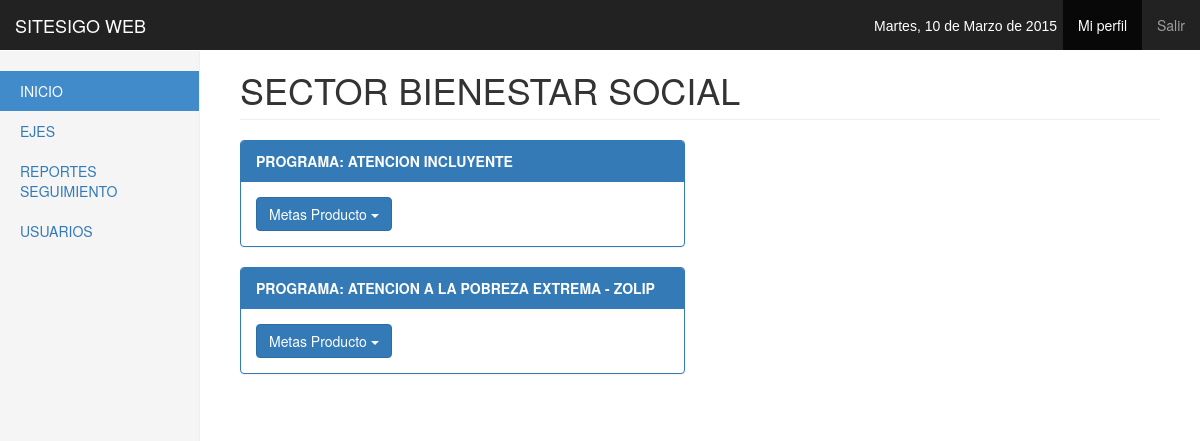
Page /vmetasprod?id=3 (signed in) on the committed database.
### tables this page shows
CREATE TABLE IF NOT EXISTS `tbsector` (
`idtbsector` int(11) NOT NULL,
  `nomsec` varchar(50) NOT NULL,
  `codsec` int(11) NOT NULL,
  `ideje` int(11) NOT NULL
);

CREATE TABLE IF NOT EXISTS `tbprograma` (
`idtbprograma` int(11) NOT NULL,
  `nomprog` varchar(100) NOT NULL,
  `objprog` text NOT NULL,
  `codprog` int(11) NOT NULL,
  `sector` int(11) NOT NULL
);

### controlador/cmetasprod.php (called while the page is built)
<?php
	require 'modelo/mmetasprod.php';
	$ins = new Mmetasprod();
	$idsector = isset($_GET['id']) ? $_GET['id']:NULL;
	$programas = $ins->seleccionar_programa_sector($idsector);
	$sector =    $ins->seleccionar_sector($idsector);

### modelo/mmetasprod.php (called while the page is built, shortened)
<?php
include('controlador/conexion.php');
	class Mmetasprod
	{
		function seleccionar_sector($idsector)
		{
			$sql = "SELECT * FROM tbsector WHERE idtbsector = $idsector;";
			$conexionBD = new conexion();
			$conexionBD->conectarBD();
			$data = $conexionBD->ejeCon($sql,0);
			return $data;
		}
		function seleccionar_programa_sector($idprograma)
		{
			$sql = "SELECT * FROM tbprograma WHERE sector = $idprograma;";
			$conexionBD = new conexion();
			$conexionBD->conectarBD();
			$data = $conexionBD->ejeCon($sql,0);
			return $data;
		}
	}

### controlador/configuracion.php (called while the page is built)
<?php
	$serv_db = "localhost";
	$usu_db = "root";
	$pass_db = "";
	$db = "sitesigo";
?>

### controlador/conexion.php (called while the page is built, shortened)
<?php
class conexion
{
	function conectarBD(){
		include("configuracion.php");
		$this->link = mysql_connect($serv_db,$usu_db,$pass_db);
		$db2= mysql_select_db($db);
	}
	function ejeCon($con, $op){
		$this->resultado = mysql_query($con) or
		die("La consulta fallo: ".mysql_error());
		if ($op==0){
			while ($linea = mysql_fetch_array($this->resultado)){
				$arrayResultado[] = $linea;
			}
		}else{
			$arrayResultado[] =0;
		}
		$resarr = isset($arrayResultado) ? $arrayResultado:NULL;
		if($resarr){
			return $arrayResultado;
		}
	}
}
?>

### vista/vmetasprod.php (the view, shortened to what this page needs)
<?php require 'controlador/cmetasprod.php'; ?>
<h1 class='page-header'>SECTOR <?php echo $sector[0]['nomsec']; ?></h1>
<?php
	for ($i=0; $i <count($programas) ; $i++)
	{
?>
<div class="row">
	<div class="col-lg-6">
		<div class="panel panel-primary">
			<div class="panel-heading"><strong>PROGRAMA: <?php echo $programas[$i]['nomprog']; ?></strong></div>
			<div class="panel-body">
				<div class="btn-group">
				  <button type="button" class="btn btn-primary dropdown-toggle" data-toggle="dropdown">
				    Metas Producto <span class="caret"></span>
				  </button>
				</div>
			</div>
		</div>
	</div>
</div>
<?php
	}
?>

### css/dashboard.css (style rules this page uses)
body { padding-top: 50px; }
.main .page-header { margin-top: 0; }

### rows in the picture
tbsector: nomsec "BIENESTAR SOCIAL"
tbprograma: nomprog "ATENCION INCLUYENTE"
tbprograma: nomprog "ATENCION A LA POBREZA EXTREMA - ZOLIP"
